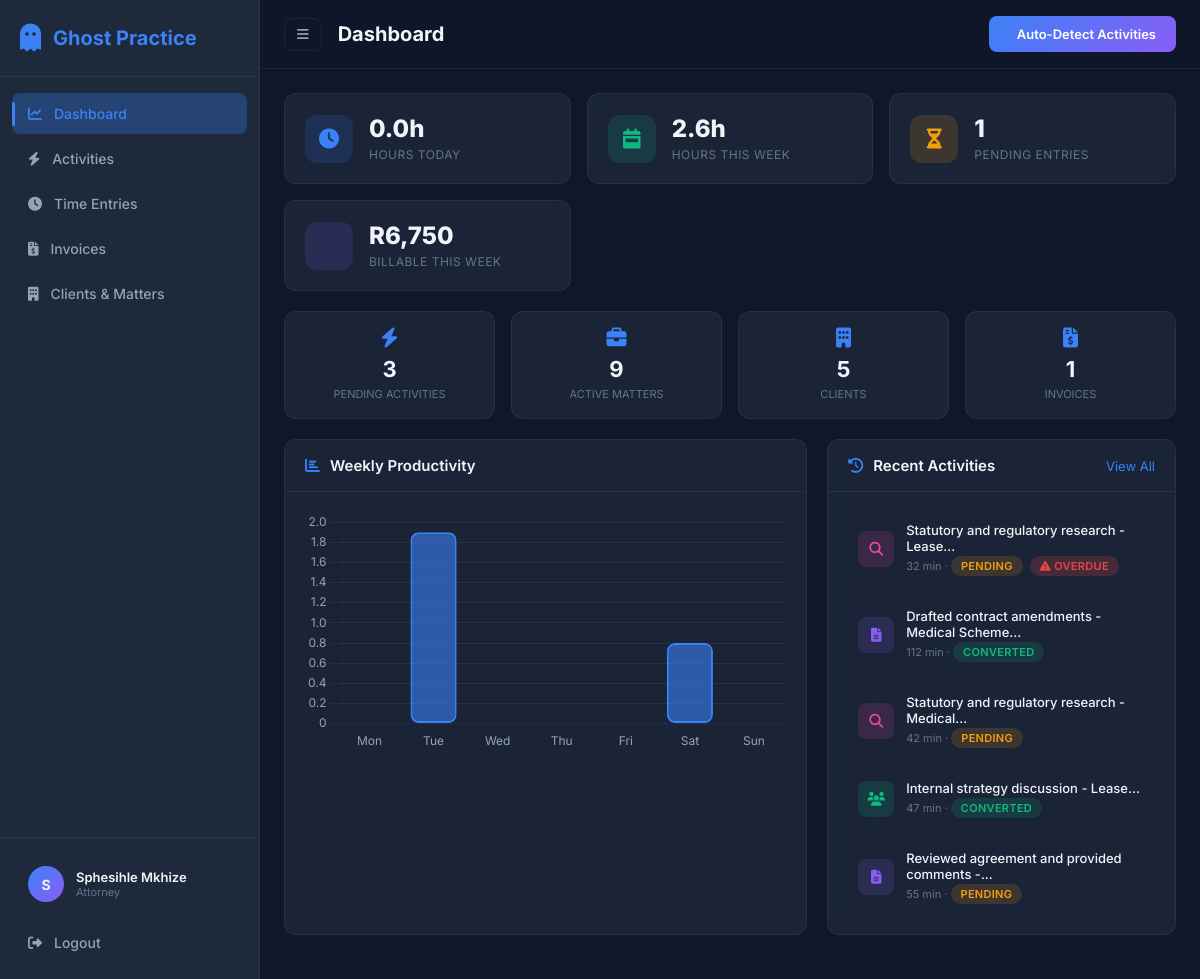
The page / (signed in) on the database its author committed.
### models/user.py (models this page shows, shortened)
class User(UserMixin, db.Model):
    __tablename__ = "users"
    id = db.Column(db.Integer, primary_key=True)
    name = db.Column(db.String(120), nullable=False)
    email = db.Column(db.String(120), unique=True, nullable=False)
    password_hash = db.Column(db.String(256), nullable=False)
    role = db.Column(db.String(20), nullable=False, default="attorney")  # attorney / manager
    hourly_rate = db.Column(db.Float, default=2500.00)
    created_at = db.Column(db.DateTime, default=datetime.utcnow)
    activities = db.relationship("Activity", backref="user", lazy="dynamic")
    time_entries = db.relationship("TimeEntry", backref="user", lazy="dynamic")

### models/activity.py (models this page shows, shortened)
class Activity(db.Model):
    __tablename__ = "activities"
    id = db.Column(db.Integer, primary_key=True)
    user_id = db.Column(db.Integer, db.ForeignKey("users.id"), nullable=False)
    type = db.Column(db.String(30), nullable=False)  # email / meeting / call / document / research
    title = db.Column(db.String(300), nullable=False)
    description = db.Column(db.Text)
    source = db.Column(db.String(30), default="manual")  # outlook / teams / manual / auto-detect
    started_at = db.Column(db.DateTime, nullable=False)
    ended_at = db.Column(db.DateTime)
    duration_minutes = db.Column(db.Float, default=0)
    matter_id = db.Column(db.Integer, db.ForeignKey("matters.id"), nullable=True)
    status = db.Column(db.String(20), default="pending")  # pending / converted / dismissed
    created_at = db.Column(db.DateTime, default=datetime.utcnow)
    time_entry = db.relationship("TimeEntry", backref="activity", uselist=False)
    @property
    def type_icon(self):
        icons = {
            "email": "fa-envelope",
            "meeting": "fa-users",
            "call": "fa-phone",
            "document": "fa-file-alt",
            "research": "fa-search",
        }
        return icons.get(self.type, "fa-clock")

### routes/dashboard.py (the view)
@dashboard_bp.route("/")
@login_required
def index():
    today = datetime.utcnow().date()
    week_start = today - timedelta(days=today.weekday())
    total_hours_today = db.session.query(
        func.coalesce(func.sum(TimeEntry.duration_minutes), 0)
    ).filter(
        TimeEntry.user_id == current_user.id,
        TimeEntry.date == today,
    ).scalar() / 60
    total_hours_week = db.session.query(
        func.coalesce(func.sum(TimeEntry.duration_minutes), 0)
    ).filter(
        TimeEntry.user_id == current_user.id,
        TimeEntry.date >= week_start,
    ).scalar() / 60
    pending_entries = TimeEntry.query.filter_by(
        user_id=current_user.id, status="draft"
    ).count()
    billable_amount_week = db.session.query(
        func.coalesce(func.sum(TimeEntry.amount), 0)
    ).filter(
        TimeEntry.user_id == current_user.id,
        TimeEntry.date >= week_start,
    ).scalar()
    active_matters = Matter.query.filter_by(status="active").count()
    total_clients = Client.query.count()
    pending_activities = Activity.query.filter_by(
        user_id=current_user.id, status="pending"
    ).count()
    total_invoices = Invoice.query.count()
    total_billed = db.session.query(
        func.coalesce(func.sum(Invoice.total), 0)
    ).scalar()
    recent_activities = Activity.query.filter_by(
        user_id=current_user.id
    ).order_by(Activity.created_at.desc()).limit(5).all()
    now = datetime.utcnow()
    for act in recent_activities:
        if act.status == 'pending' and act.started_at:
            age = now - act.started_at
            act.is_overdue = age.days >= 3
        else:
            act.is_overdue = False
    daily_hours = []
    daily_labels = []
    for i in range(6, -1, -1):
        d = today - timedelta(days=i)
        hours = db.session.query(
            func.coalesce(func.sum(TimeEntry.duration_minutes), 0)
        ).filter(
            TimeEntry.user_id == current_user.id,
            TimeEntry.date == d,
        ).scalar() / 60
        daily_hours.append(round(hours, 1))
        daily_labels.append(d.strftime("%a"))
    return render_template(
        "dashboard.html",
        total_hours_today=round(total_hours_today, 1),
        total_hours_week=round(total_hours_week, 1),
        pending_entries=pending_entries,
        billable_amount_week=round(billable_amount_week, 2),
        active_matters=active_matters,
        total_clients=total_clients,
        pending_activities=pending_activities,
        total_invoices=total_invoices,
        total_billed=round(total_billed, 2),
        recent_activities=recent_activities,
        daily_hours=daily_hours,
        daily_labels=daily_labels,
    )

### app.py (called while the page is built)
def create_app():
    app = Flask(__name__)
    app.config.from_object(Config)
    os.makedirs(os.path.join(app.root_path, "instance"), exist_ok=True)
    db.init_app(app)
    login_manager = LoginManager()
    login_manager.init_app(app)
    login_manager.login_view = "auth.login"
    login_manager.login_message_category = "info"
    from models.user import User
    @login_manager.user_loader
    def load_user(user_id):
        return User.query.get(int(user_id))
    register_blueprints(app)
    with app.app_context():
        db.create_all()
    return app

### templates/dashboard.html (shortened to what this page needs)
{% extends "base.html" %}
{% block page_title %}Dashboard{% endblock %}
{% block topbar_actions %}
<button class="btn btn-accent" onclick="simulateActivities()" id="simulate-btn">
     Auto-Detect Activities
</button>
{% endblock %}
{% block content %}
<div class="dashboard">
    <div class="stats-grid">
        <div class="stat-card stat-blue">
            <div class="stat-icon"><i class="fas fa-clock"></i></div>
            <div class="stat-content">
                <span class="stat-value">{{ total_hours_today }}h</span>
                <span class="stat-label">Hours Today</span>
            </div>
        </div>
        <div class="stat-card stat-emerald">
            <div class="stat-icon"><i class="fas fa-calendar-week"></i></div>
            <div class="stat-content">
                <span class="stat-value">{{ total_hours_week }}h</span>
                <span class="stat-label">Hours This Week</span>
            </div>
        </div>
        <div class="stat-card stat-amber">
            <div class="stat-icon"><i class="fas fa-hourglass-half"></i></div>
            <div class="stat-content">
                <span class="stat-value">{{ pending_entries }}</span>
                <span class="stat-label">Pending Entries</span>
            </div>
        </div>
        <div class="stat-card stat-purple">
            <div class="stat-icon"></div>
            <div class="stat-content">
                <span class="stat-value">R{{ "{:,.0f}".format(billable_amount_week) }}</span>
                <span class="stat-label">Billable This Week</span>
            </div>
        </div>
    </div>
    <div class="stats-grid stats-small">
        <div class="stat-card-sm">
            <i class="fas fa-bolt"></i>
            <span class="stat-value-sm">{{ pending_activities }}</span>
            <span class="stat-label-sm">Pending Activities</span>
        </div>
        <div class="stat-card-sm">
            <i class="fas fa-briefcase"></i>
            <span class="stat-value-sm">{{ active_matters }}</span>
            <span class="stat-label-sm">Active Matters</span>
        </div>
        <div class="stat-card-sm">
            <i class="fas fa-building"></i>
            <span class="stat-value-sm">{{ total_clients }}</span>
            <span class="stat-label-sm">Clients</span>
        </div>
        <div class="stat-card-sm">
            <i class="fas fa-file-invoice-dollar"></i>
            <span class="stat-value-sm">{{ total_invoices }}</span>
            <span class="stat-label-sm">Invoices</span>
        </div>
    </div>
    <div class="dashboard-grid">
        <div class="card chart-card">
            <div class="card-header">
                <h3><i class="fas fa-chart-bar"></i> Weekly Productivity</h3>
            </div>
            <div class="card-body">
                <canvas id="weeklyChart"></canvas>
            </div>
        </div>
        <div class="card recent-card">
            <div class="card-header">
                <h3><i class="fas fa-history"></i> Recent Activities</h3>
                <a href="{{ url_for('activities.index') }}" class="link-sm">View All</a>
            </div>
            <div class="card-body">
                {% if recent_activities %}
                <ul class="activity-feed">
                    {% for act in recent_activities %}
                    <li class="activity-feed-item">
                        <div class="activity-icon type-{{ act.type }}">
                            <i class="fas {{ act.type_icon }}"></i>
                        </div>
                        <div class="activity-info">
                            <span class="activity-title">{{ act.title|truncate(50) }}</span>
                            <span class="activity-meta">
                                {{ act.duration_minutes|int }} min &middot;
                                <span class="status-badge status-{{ act.status }}">{{ act.status }}</span>
                                {% if act.is_overdue %}
                                <span class="status-badge status-overdue" style="margin-left: 4px; background-color: rgba(239, 68, 68, 0.2); color: #ef4444; border-color: #ef4444;" title="Older than 3 days. Please convert to billable time!"><i class="fas fa-exclamation-triangle"></i> Overdue</span>
                                {% endif %}
                            </span>
                        </div>
                    </li>
                    {% endfor %}
                </ul>
                {% else %}
                <div class="empty-state">
                    <i class="fas fa-inbox"></i>
                    <p>No recent activities. Click "Auto-Detect" to simulate!</p>
                </div>
                {% endif %}
            </div>
        </div>
    </div>
</div>
{% endblock %}
{% block scripts %}
<script>
const dailyLabels = {{ daily_labels|tojson }};
const dailyHours = {{ daily_hours|tojson }};
initWeeklyChart(dailyLabels, dailyHours);
</script>
{% endblock %}

### templates/base.html (shortened to what this page needs)
<!DOCTYPE html>
<html lang="en">
<head>
    <link rel="stylesheet" href="https://cdnjs.cloudflare.com/ajax/libs/font-awesome/6.5.1/css/all.min.css">
    <link rel="stylesheet" href="{{ url_for('static', filename='css/style.css') }}">
</head>
<body>
    {% if current_user.is_authenticated %}
    <div class="app-layout">
        <aside class="sidebar" id="sidebar">
            <div class="sidebar-header">
                <div class="logo">
                    <i class="fas fa-ghost"></i>
                    <span>Ghost Practice</span>
                </div>
            </div>
            <nav class="sidebar-nav">
                <a href="{{ url_for('dashboard.index') }}" class="nav-item {% if request.endpoint == 'dashboard.index' %}active{% endif %}">
                    <i class="fas fa-chart-line"></i><span>Dashboard</span>
                </a>
                <a href="{{ url_for('activities.index') }}" class="nav-item {% if request.endpoint and 'activities' in request.endpoint %}active{% endif %}">
                    <i class="fas fa-bolt"></i><span>Activities</span>
                </a>
                <a href="{{ url_for('time_entries.index') }}" class="nav-item {% if request.endpoint and 'time_entries' in request.endpoint %}active{% endif %}">
                    <i class="fas fa-clock"></i><span>Time Entries</span>
                </a>
                <a href="{{ url_for('invoices.index') }}" class="nav-item {% if request.endpoint and 'invoices' in request.endpoint %}active{% endif %}">
                    <i class="fas fa-file-invoice-dollar"></i><span>Invoices</span>
                </a>
                <a href="{{ url_for('clients.index') }}" class="nav-item {% if request.endpoint and 'clients' in request.endpoint %}active{% endif %}">
                    <i class="fas fa-building"></i><span>Clients & Matters</span>
                </a>
            </nav>
            <div class="sidebar-footer">
                <div class="user-info">
                    <div class="user-avatar">{{ current_user.name[0] }}</div>
                    <div class="user-details">
                        <span class="user-name">{{ current_user.name }}</span>
                        <span class="user-role">{{ current_user.role|title }}</span>
                    </div>
                </div>
                <a href="{{ url_for('auth.logout') }}" class="nav-item logout-btn">
                    <i class="fas fa-sign-out-alt"></i><span>Logout</span>
                </a>
            </div>
        </aside>
        <main class="main-content">
            <header class="topbar">
                <button class="sidebar-toggle" onclick="document.getElementById('sidebar').classList.toggle('collapsed')">
                    <i class="fas fa-bars"></i>
                </button>
                <h1 class="page-title">{% block page_title %}Dashboard{% endblock %}</h1>
                <div class="topbar-actions">
                    {% block topbar_actions %}{% endblock %}
                </div>
            </header>
            <div class="content-area">
                {% block content %}{% endblock %}
            </div>
        </main>
    </div>
    {% else %}
        {% block public_content %}{% endblock %}
    {% endif %}
    {% block scripts %}{% endblock %}
</body>
</html>

### rows shown on the page
User: name "S", name "Sphesihle Mkhize", role "Attorney"
Activity: title "Statutory and regulatory research - Lease...", duration_minutes "32", status "PENDING", shows "OVERDUE"
Activity: title "Drafted contract amendments - Medical Scheme...", duration_minutes "112", status "CONVERTED"
Activity: title "Statutory and regulatory research - Medical...", duration_minutes "42", status "PENDING"
Activity: title "Internal strategy discussion - Lease...", duration_minutes "47", status "CONVERTED"
Activity: title "Reviewed agreement and provided comments -...", duration_minutes "55", status "PENDING"

### other values the page prints
{{ total_hours_today }} "0.0"
{{ total_hours_week }} "2.6"
{{ pending_entries }} "1"
{{ "{:,.0f}".format(billable_amount_week) }} "6,750"
{{ pending_activities }} "3"
{{ active_matters }} "9"
{{ total_clients }} "5"
{{ total_invoices }} "1"
chart data {{ daily_hours|tojson }} [0.0, 1.9, 0.0, 0.0, 0.0, 0.8, 0.0]
